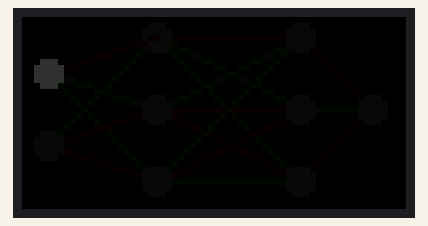
Simulated run of this sketch. Board: Arduino Uno, built with avr-gcc and run on an emulated ATmega328P. Parts: 64×32 colour display. What the sketch prints to the serial monitor is not drawn.

Above: at 1.51 s.
At 5.08 s:
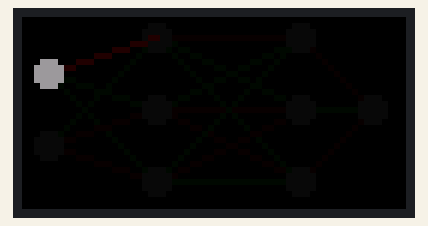
At 6.86 s:
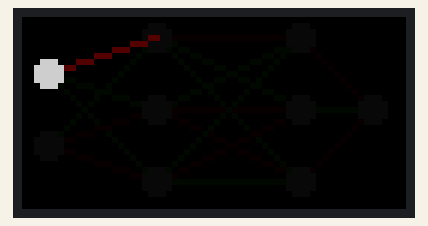
At 8.56 s:
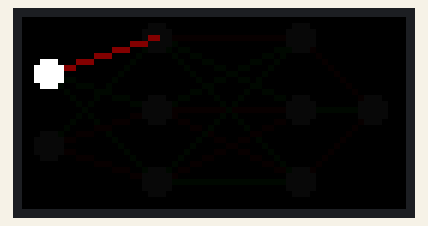
At 13.96 s:
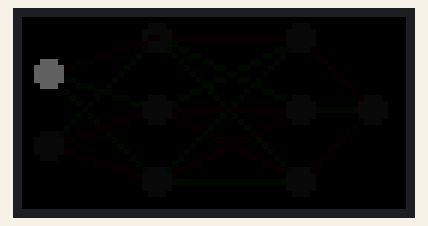

Measured:
- by itself, everything shown: repeats every 16.9 s, in 122 steps

The sketch:

learning_protomatter.ino
```cpp
#include <Adafruit_Protomatter.h>

uint8_t rgbPins[]  = {7, 8, 9, 10, 11, 12};
uint8_t addrPins[] = {17, 18, 19, 20};
uint8_t clockPin   = 14;
uint8_t latchPin   = 15;
uint8_t oePin      = 16;

uint8_t matrix_width = 64; // total width
uint8_t colour_depth = 5; // colour bit depth 1-6
uint8_t matrix_num = 1; // number of matrices
uint8_t row_addr_lines = 4; // matrix height inferred from this
uint8_t double_buffer = true; // improve animation smoothness for extra ram

constexpr uint16_t hsv_red = 0;
constexpr uint16_t hsv_blue = 21840;
constexpr uint8_t center = 15;
constexpr uint8_t col0 = 4;
constexpr uint8_t col1 = 22;
constexpr uint8_t col2 = 46;
constexpr uint8_t col3 = 58;


Adafruit_Protomatter matrix{matrix_width, colour_depth, matrix_num, rgbPins,
                            row_addr_lines, addrPins, clockPin, latchPin,
                            oePin, double_buffer};

uint16_t luminance(uint8_t l)
{
  return matrix.color565(l, l, l);
}

void setup()
{
    Serial.begin(9600); // transmit to serial port @ 9600 bits per second

    ProtomatterStatus status = matrix.begin();
    Serial.print("Protomatter begin() status: ");
    Serial.println((int)status);
    if(status != PROTOMATTER_OK)
        for(;;);

    matrix.writeLine(col0, center-6, col1, center-12, matrix.colorHSV(hsv_red, 255, 8));
    matrix.writeLine(col0, center-6, col1, center, matrix.colorHSV(hsv_blue, 255, 8));
    matrix.writeLine(col0, center-6, col1, center+12, matrix.colorHSV(hsv_blue, 255, 8));

    matrix.writeLine(col0, center+6, col1, center-12, matrix.colorHSV(hsv_blue, 255, 8));
    matrix.writeLine(col0, center+6, col1, center, matrix.colorHSV(hsv_red, 255, 8));
    matrix.writeLine(col0, center+6, col1, center+12, matrix.colorHSV(hsv_red, 255, 8));


    matrix.writeLine(col1, center-12, col2, center-12, matrix.colorHSV(hsv_red, 255, 8));
    matrix.writeLine(col1, center-12, col2, center, matrix.colorHSV(hsv_blue, 255, 8));
    matrix.writeLine(col1, center-12, col2, center+12, matrix.colorHSV(hsv_blue, 255, 8));

    matrix.writeLine(col1, center, col2, center-12, matrix.colorHSV(hsv_blue, 255, 8));
    matrix.writeLine(col1, center, col2, center, matrix.colorHSV(hsv_red, 255, 8));
    matrix.writeLine(col1, center, col2, center+12, matrix.colorHSV(hsv_red, 255, 8));

    matrix.writeLine(col1, center+12, col2, center-12, matrix.colorHSV(hsv_blue, 255, 8));
    matrix.writeLine(col1, center+12, col2, center, matrix.colorHSV(hsv_red, 255, 8));
    matrix.writeLine(col1, center+12, col2, center+12, matrix.colorHSV(hsv_blue, 255, 8));


    matrix.writeLine(col2, center-12, col3, center, matrix.colorHSV(hsv_red, 255, 8));
    matrix.writeLine(col2, center, col3, center, matrix.colorHSV(hsv_blue, 255, 8));
    matrix.writeLine(col2, center+12, col3, center, matrix.colorHSV(hsv_red, 255, 8));


    matrix.fillCircle(col0, center-6, 2, matrix.colorHSV(0, 0, 8));
    matrix.fillCircle(col0, center+6, 2, matrix.colorHSV(0, 0, 8));

    matrix.fillCircle(col1, center-12, 2, matrix.colorHSV(0, 0, 8));
    matrix.fillCircle(col1, center, 2, matrix.colorHSV(0, 0, 8));
    matrix.fillCircle(col1, center+12, 2, matrix.colorHSV(0, 0, 8));

    matrix.fillCircle(col2, center-12, 2, matrix.colorHSV(0, 0, 8));
    matrix.fillCircle(col2, center, 2, matrix.colorHSV(0, 0, 8));
    matrix.fillCircle(col2, center+12, 2, matrix.colorHSV(0, 0, 8));

    matrix.fillCircle(col3, center, 2, matrix.colorHSV(0, 0, 8));

    matrix.show();
}

void loop()
{
    static uint16_t bright = 8;
    static int8_t step = 1;
    if (bright == 8)
        step = 1;
    if (bright == 255)
        step = -1;
    bright += step;

    int16_t lag = bright - 128;
    uint16_t bright2 = (lag > 0) ? bright - 120 : 8;
    Serial.println(bright);
    Serial.println(lag);

    matrix.writeLine(col0, center-6, col1, center-12, matrix.colorHSV(0, 255, bright2));
    matrix.fillCircle(col0, center-6, 2, matrix.colorHSV(0, 0, bright));

    matrix.show();

    int* i = new int{1};
    delete i;

    delay(1);
}
```
